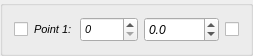
                <widget class="QGroupBox" name="gbx_p1">
                 <property name="sizePolicy">
                  <sizepolicy hsizetype="Preferred" vsizetype="Preferred">
                   <horstretch>0</horstretch>
                   <verstretch>0</verstretch>
                  </sizepolicy>
                 </property>
                 <property name="maximumSize">
                  <size>
                   <width>16777215</width>
                   <height>40</height>
                  </size>
                 </property>
                 <property name="font">
                  <font>
                   <pointsize>8</pointsize>
                   <weight>75</weight>
                   <italic>true</italic>
                   <bold>true</bold>
                  </font>
                 </property>
                 <property name="title">
                  <string/>
                 </property>
                 <property name="alignment">
                  <set>Qt::AlignLeading|Qt::AlignLeft|Qt::AlignVCenter</set>
                 </property>
                 <layout class="QHBoxLayout" name="horizontalLayout_15">
                  <item>
                   <widget class="QCheckBox" name="chx_perp_p1">
                    <property name="minimumSize">
                     <size>
                      <width>0</width>
                      <height>14</height>
                     </size>
                    </property>
                    <property name="maximumSize">
                     <size>
                      <width>14</width>
                      <height>16777215</height>
                     </size>
                    </property>
                    <property name="toolTip">
                     <string>La deuxième case cochée dans cette colonne
possédera la même valeur de chainage que la
première case cochée de cette même colonne.</string>
                    </property>
                    <property name="text">
                     <string/>
                    </property>
                   </widget>
                  </item>
                  <item>
                   <widget class="QLabel" name="label_13">
                    <property name="sizePolicy">
                     <sizepolicy hsizetype="Fixed" vsizetype="Preferred">
                      <horstretch>0</horstretch>
                      <verstretch>0</verstretch>
                     </sizepolicy>
                    </property>
                    <property name="minimumSize">
                     <size>
                      <width>40</width>
                      <height>0</height>
                     </size>
                    </property>
                    <property name="maximumSize">
                     <size>
                      <width>40</width>
                      <height>16777215</height>
                     </size>
                    </property>
                    <property name="font">
                     <font>
                      <pointsize>8</pointsize>
                      <weight>50</weight>
                      <italic>true</italic>
                      <bold>false</bold>
                     </font>
                    </property>
                    <property name="text">
                     <string>Point 1:</string>
                    </property>
                   </widget>
                  </item>
                  <item>
                   <widget class="QDoubleSpinBox" name="spx_chainage_Pol_1">
                    <property name="sizePolicy">
                     <sizepolicy hsizetype="Preferred" vsizetype="Preferred">
                      <horstretch>0</horstretch>
                      <verstretch>0</verstretch>
                     </sizepolicy>
                    </property>
                    <property name="minimumSize">
                     <size>
                      <width>0</width>
                      <height>25</height>
                     </size>
                    </property>
                    <property name="font">
                     <font>
                      <pointsize>8</pointsize>
                      <weight>50</weight>
                      <italic>true</italic>
                      <bold>false</bold>
                     </font>
                    </property>
                    <property name="wrapping">
                     <bool>false</bool>
                    </property>
                    <property name="frame">
                     <bool>true</bool>
                    </property>
                    <property name="alignment">
                     <set>Qt::AlignLeading|Qt::AlignLeft|Qt::AlignVCenter</set>
                    </property>
                    <property name="decimals">
                     <number>0</number>
                    </property>
                    <property name="maximum">
                     <double>50000.000000000000000</double>
                    </property>
                    <property name="singleStep">
                     <double>1.000000000000000</double>
                    </property>
                   </widget>
                  </item>
                  <item>
                   <widget class="QDoubleSpinBox" name="spx_dist_Pol_1">
                    <property name="enabled">
                     <bool>true</bool>
                    </property>
                    <property name="sizePolicy">
                     <sizepolicy hsizetype="Preferred" vsizetype="Preferred">
                      <horstretch>0</horstretch>
                      <verstretch>0</verstretch>
                     </sizepolicy>
                    </property>
                    <property name="minimumSize">
                     <size>
                      <width>0</width>
                      <height>25</height>
                     </size>
                    </property>
                    <property name="maximumSize">
                     <size>
                      <width>16777215</width>
                      <height>16777215</height>
                     </size>
                    </property>
                    <property name="font">
                     <font>
                      <pointsize>9</pointsize>
                      <weight>50</weight>
                      <italic>true</italic>
                      <bold>false</bold>
                     </font>
                    </property>
                    <property name="alignment">
                     <set>Qt::AlignLeading|Qt::AlignLeft|Qt::AlignVCenter</set>
                    </property>
                    <property name="decimals">
                     <number>1</number>
                    </property>
                    <property name="minimum">
                     <double>-10000.000000000000000</double>
                    </property>
                    <property name="maximum">
                     <double>10000.000000000000000</double>
                    </property>
                    <property name="singleStep">
                     <double>0.100000000000000</double>
                    </property>
                   </widget>
                  </item>
                  <item>
                   <widget class="QCheckBox" name="chx_para_p1">
                    <property name="minimumSize">
                     <size>
                      <width>0</width>
                      <height>14</height>
                     </size>
                    </property>
                    <property name="maximumSize">
                     <size>
                      <width>14</width>
                      <height>16777215</height>
                     </size>
                    </property>
                    <property name="toolTip">
                     <string>La deuxième case cochée dans cette colonne
possédera la même valeur de distance que la
première case cochée de cette même colonne.</string>
                    </property>
                    <property name="text">
                     <string/>
                    </property>
                   </widget>
                  </item>
                 </layout>
                </widget>
